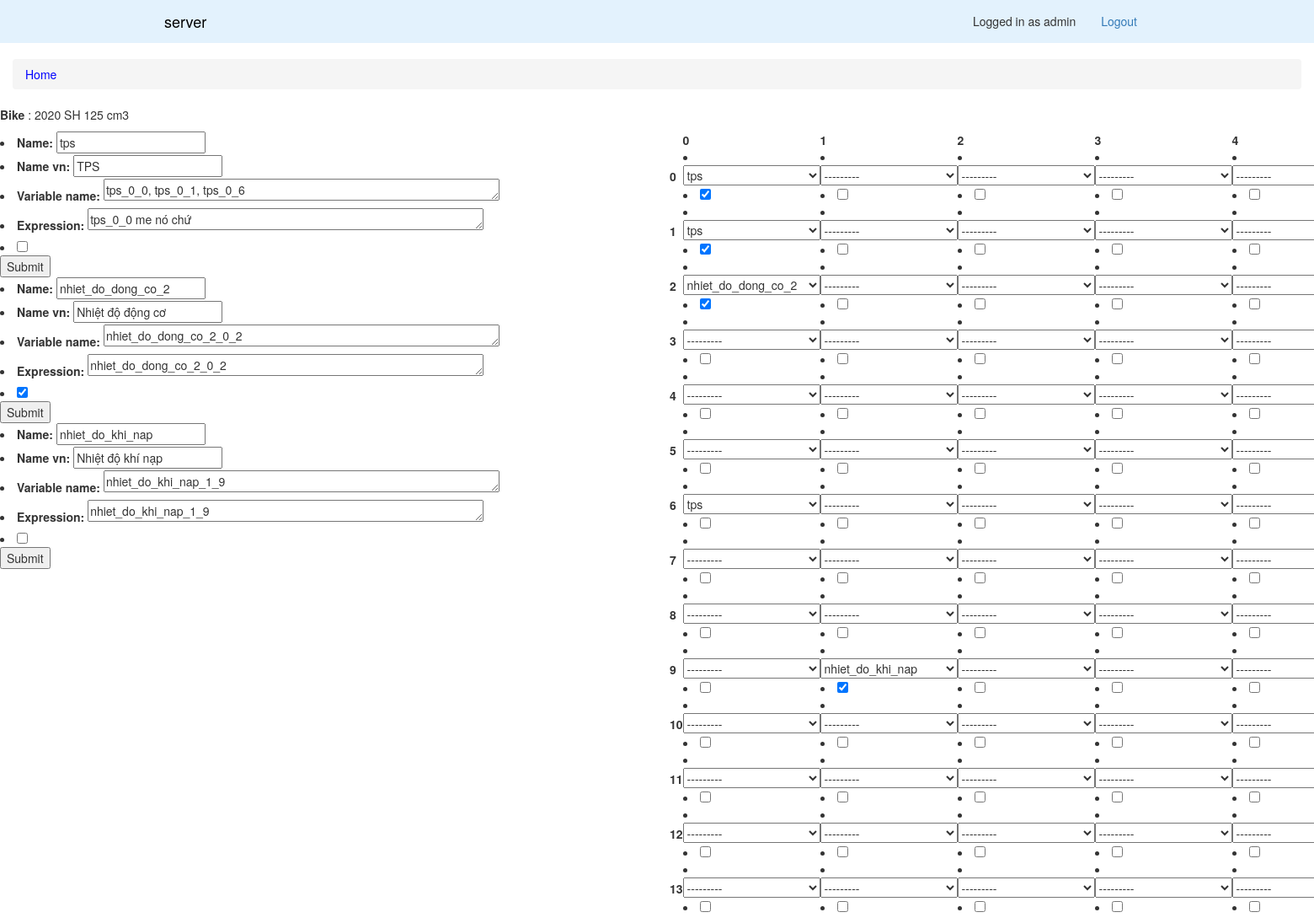
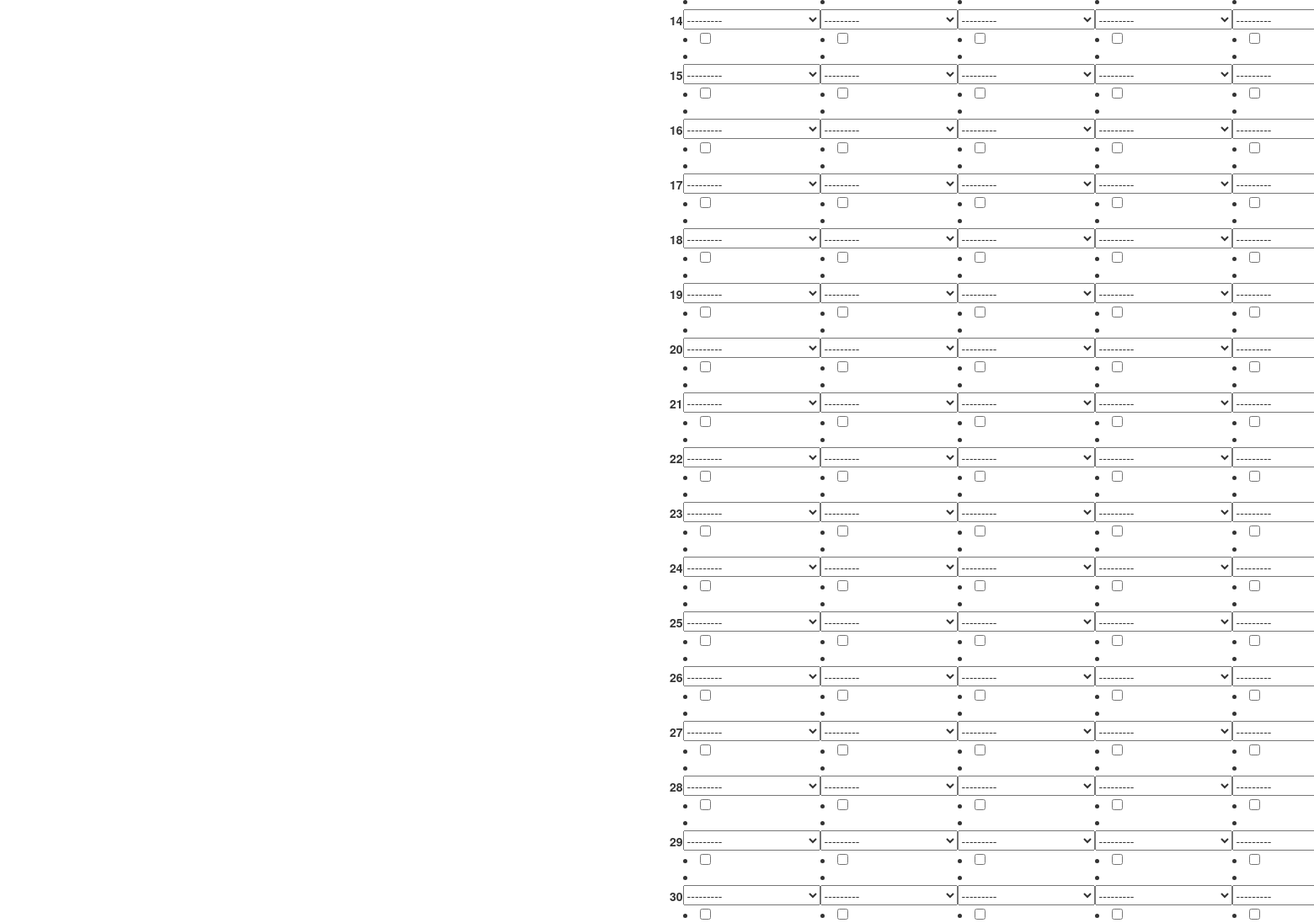
Page /bike-edit/1/ (signed in) on the earlier database version (2 pictures, top to bottom).
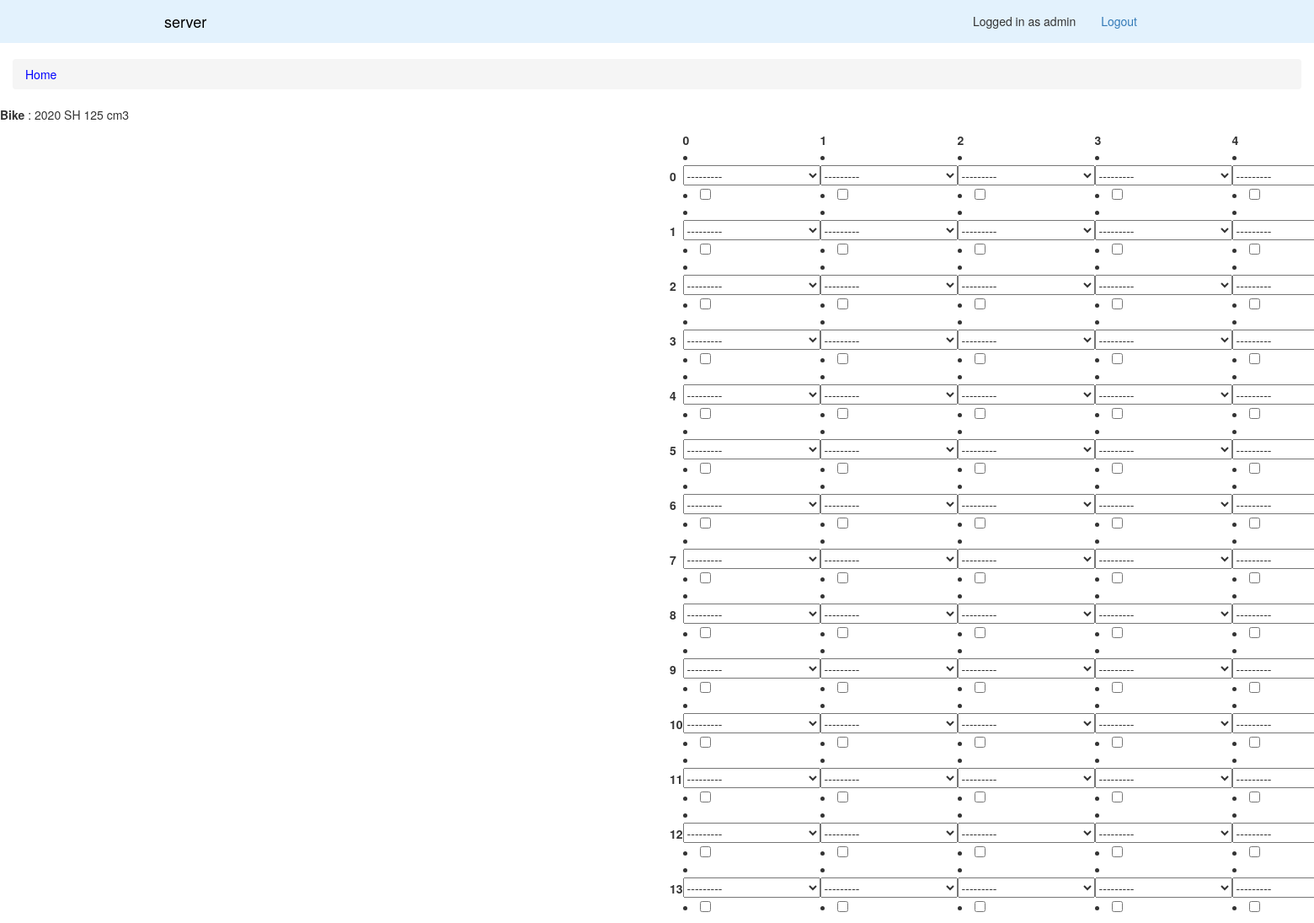
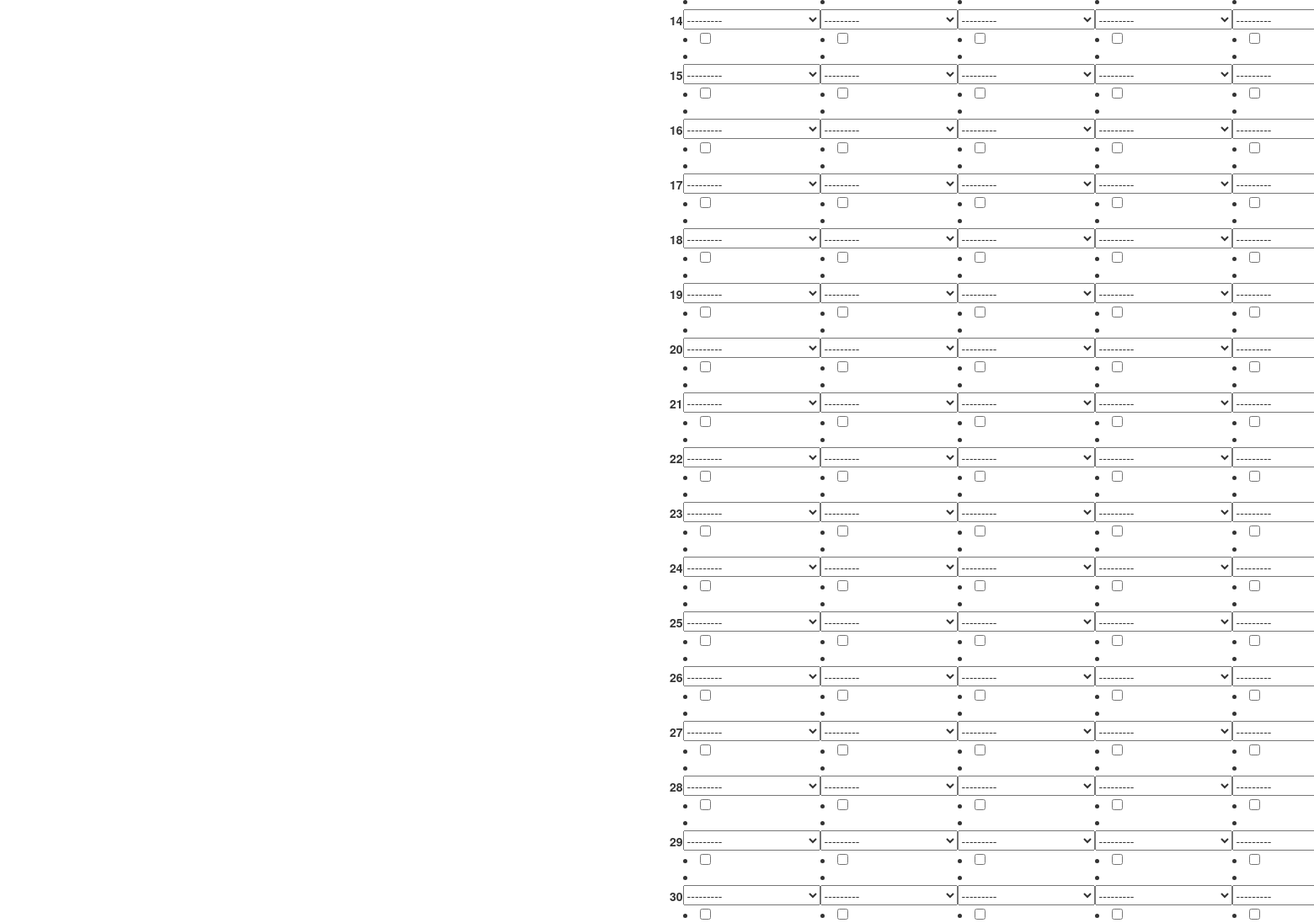
Same page on the later database version (2 pictures, top to bottom).
### firmware/models/Parameter.py (models this page shows)
class Parameter(models.Model):
    name = models.CharField(max_length=200, unique=True)
    name_vn = models.CharField(max_length=200)
    description = models.CharField(max_length=500)
    unit = models.CharField(max_length=200)
    upper = models.FloatField()
    lower = models.FloatField()
    recommend = models.FloatField()

### firmware/models/BikeParameterExpression.py (models this page shows)
class BikeParameterExpression(models.Model):
    bike_id = models.IntegerField()
    parameter_id = models.IntegerField()
    expression = models.CharField(max_length=200, default='') # default = parameter.name
    is_used = models.BooleanField(default=False)
    class Meta:
        unique_together = ('bike_id', 'parameter_id')

### firmware/models/BikeParameter.py (models this page shows)
class BikeParameter(models.Model):
    name = models.CharField(max_length=200, default='')
    bike_id = models.IntegerField()
    parameter_id = models.IntegerField()
    row = models.IntegerField()
    column = models.IntegerField()
    is_used = models.BooleanField(default=False)
    class Meta:
        unique_together = ('bike_id', 'row', 'column')

### firmware/views/BikeEditView.py (the view, shortened to what this page needs)
# urls.py: url(r'^bike-edit/(?P<pk>\d+)/$', BikeEditView.as_view(), name='bike-edit'),
class BikeEditView(View):
    template_name = 'firmware/bike.html'
    def get_parameter(self, bike_id, row, column):
        try:
            item = BikeParameter.objects.get(bike_id=bike_id, row=row, column=column)
        except BikeParameter.DoesNotExist:
            return '-', False
        else:
            parameter = Parameter.objects.get(pk=item.parameter_id)
            return parameter.id, item.is_used
    def get_bike_parameters(self, pk):
        bpes = BikeParameterExpression.objects.filter(bike_id=pk).all()
        forms = []
        for bpe in bpes:
            parameter = Parameter.objects.get(pk=bpe.parameter_id)
            bps = BikeParameter.objects.filter(bike_id=pk, parameter_id=bpe.parameter_id).all()
            initial = {
                'bike_id': pk,
                'parameter_id': bpe.parameter_id,
                'name': parameter.name,
                'name_vn': parameter.name_vn,
                'action': 'expression_edit',
                'expression': bpe.expression,
                'variable_name': ', '.join(bp.name for bp in bps),
                'is_used': bpe.is_used
            }
            form = ExpressionEditForm(initial=initial)
            forms.append(form)
        return forms
    def get_bike(self, pk):
        bike = Bike.objects.get(pk=pk)
        Forms = []
        for row in range(6):
            forms = []
            for column in range(31):
                choice, is_used = self.get_parameter(pk, row, column)
                initial = {
                    'choice': choice,
                    'row': row,
                    'column': column,
                    'action': 'select_parameter',
                    'is_used': is_used
                }
                form = SelectParameterForm(initial=initial)
                forms.append(form)
            Forms.append(forms)
        bike_data = {
            'bike': bike,
            'row': range(6),
            'column': range(31),
            'Forms': Forms,
            'bike_parameter_forms': self.get_bike_parameters(pk),
        }
        return bike_data
    def get(self, request, pk):
        bike_data = self.get_bike(pk)
        context = {'bike': bike_data}
        return TemplateResponse(request, self.template_name, context)

### firmware/context_processors.py (called while the page is built)
def is_moderator(request):
    return request.user.groups.filter(name='moderator').exists()

def user(request):
    return {
        'user': request.user,
        'moderator': is_moderator(request)
    }

### firmware/forms/SelectParameterForm.py (called while the page is built)
    def label_from_instance(self, obj):
        return obj.name

### firmware/templatetags/index.py (called while the page is built)
@register.filter
def index(indexable, i):
    return indexable[i]

### templates/firmware/bike.html (shortened to what this page needs)
{% extends 'includes/layout.html' %}
{% load index %}
{% load static %}
{% load humanize %}
{% load mathfilters %}
{% block content %}
    {% if bike %}
        <div class="row">
            <p> <strong> Bike </strong>: {{bike.bike.name}} </p>
        </div>
        <div class="row">
            <div class="col-md-12">
                <div class="row">
                    <div class="col-md-6">
                        {% for form in bike.bike_parameter_forms %}
                            <div class="row">
                                <form enctype='multipart/form-data' method='post'>{% csrf_token %}
                                    {{ form.as_ul }}
                                    <button type='submit'> Submit </button>
                                </form>
                            </div>
                        {% endfor %}
                    </div>
                    <div class="col-md-6">
                        <table style="width:100%">
                            <th></th>
                            {% for r in bike.row %}
                                <th>{{r}}</th>
                            {% endfor %}
                            {% for c in bike.column %}
                                <tr>
                                    <th>{{c}}</th>
                                    {% for r in bike.row %}
                                        <form enctype='multipart/form-data' method='post'>{% csrf_token %}
                                        {% with bike.Forms|index:r|index:c as form %}
                                        <td>{{ form.as_ul }}</td>
                                        {% endwith %}
                                        </form>
                                    {% endfor %}
                                </tr>
                            {% endfor %}
                        </table>
                    </div>
                </div>
            </div>
        </div>
    {% endif %}
{% endblock %}

Differences in the rows shown:
no longer on this page (row unchanged): Parameter: name "tps" "TPS"
removed BikeParameterExpression: expression "tps_0_0 me nó chứ"
removed BikeParameterExpression: is_used "☑" "nhiet_do_khi_nap_1_9", is_used "☑" "☑" "☑" "☑"
no longer on this page (row unchanged): Parameter: name "nhiet_do_dong_co_2" "Nhiệt độ động cơ"
removed BikeParameterExpression: expression "nhiet_do_dong_co_2_0_2"
no longer on this page (row unchanged): Parameter: name "nhiet_do_khi_nap" "Nhiệt độ khí nạp"
Other differences:
form field choice: "tps" → "---------"
form field choice: "nhiet_do_dong_co_2" → "---------"
form field choice: "nhiet_do_khi_nap" → "---------"
list line gone: "Name: Name vn: Variable name: Expression: tps_0_0, tps_0_1, tps_0_6 Submit"
list line gone: "Name: Name vn: Variable name: Expression: nhiet_do_dong_co_2_0_2 Submit"
list line gone: "Name: Name vn: Variable name: Expression: nhiet_do_khi_nap_1_9 Submit"
